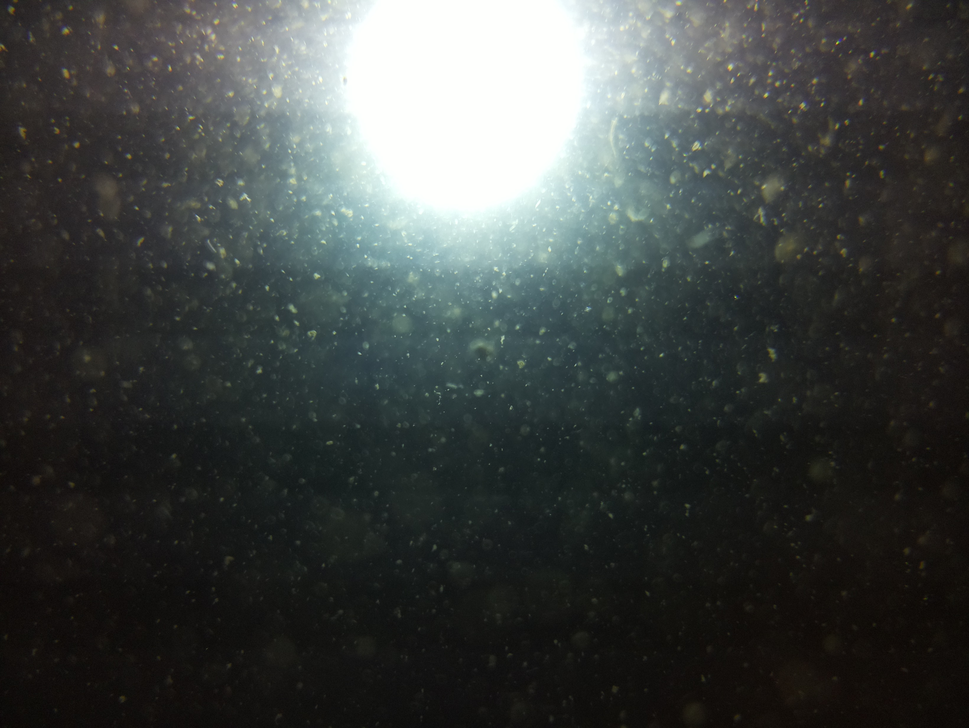
#> input picture documentation/resources/rhein_2.png, 969 x 728 px, shrunk from 3280 x 2464 before the run
$ python main.py
#> lines starting #> are read from the running program, lines starting #| are printed output that depends on the picture; after the words box and inside, x2 and y2 are one past the last pixel; in counts of white or black regions, pixels touching at a corner belong together
import cv2 as cv
import sys

import matplotlib.pyplot as plt

# cam = cv.VideoCapture(0)
# retval, frame = cam.read()
# if retval != True:
#    raise ValueError("Can't read frame")
in_path = "../../documentation/resources/"
in_fname = "rhein_2.png"

img = cv.imread(in_path+in_fname)
#> img is the input picture: shape (728, 969, 3); mean B, G, R 66.5, 68.2, 64.1
img_bw = cv.cvtColor(img, cv.COLOR_BGR2GRAY)
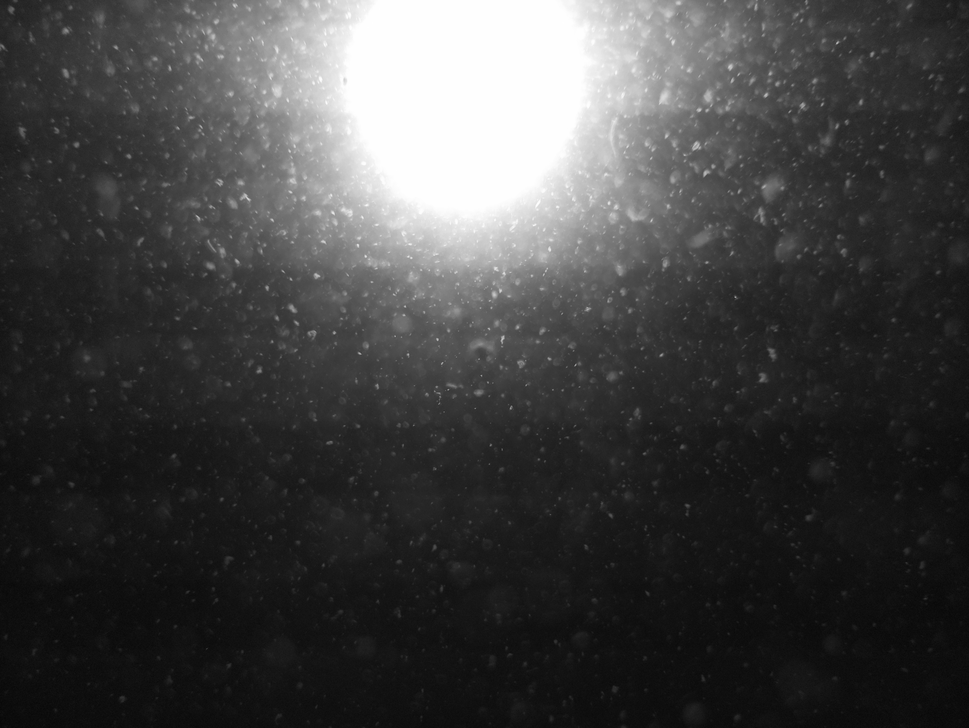
#> img_bw: shape (728, 969); min 7, max 255, mean 66.7
den = cv.fastNlMeansDenoising(img_bw, 10, 10, 7, 21)
cv.imwrite("out/den.png", den)

edges = cv.Canny(img, 100, 200)
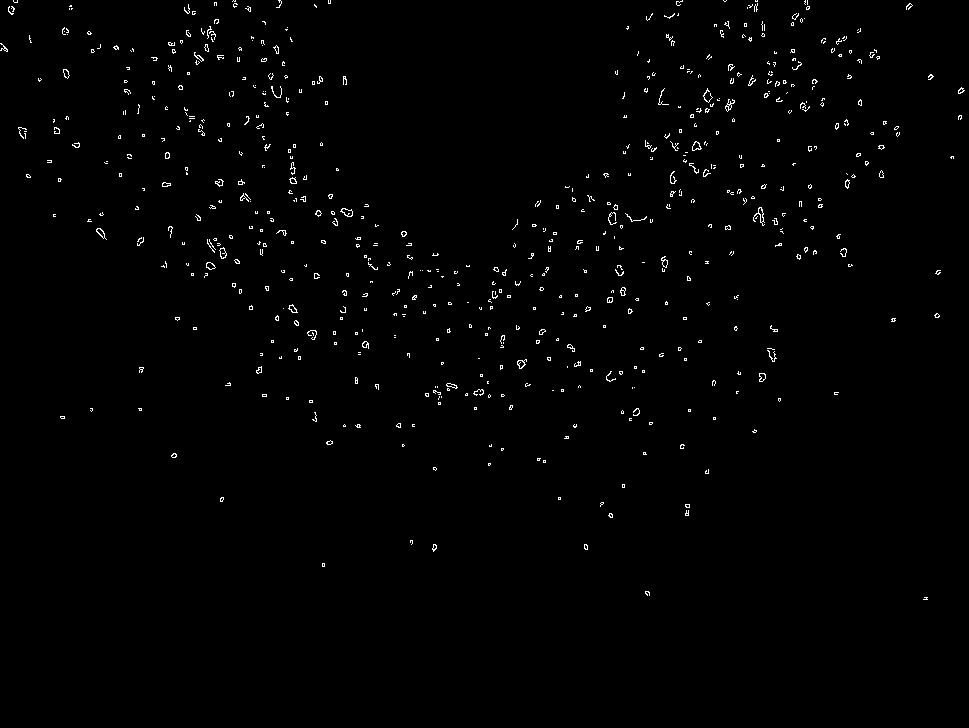
#> edges: shape (728, 969); 0.98% white in thin lines or dots, all inside (x1, y1, x2, y2) = (0, 0, 965, 600)
cv.imwrite(f"out/out_img_edges.png", edges)

img_bin = cv.adaptiveThreshold(den, 255, cv.ADAPTIVE_THRESH_GAUSSIAN_C, cv.THRESH_BINARY, 11, 2)
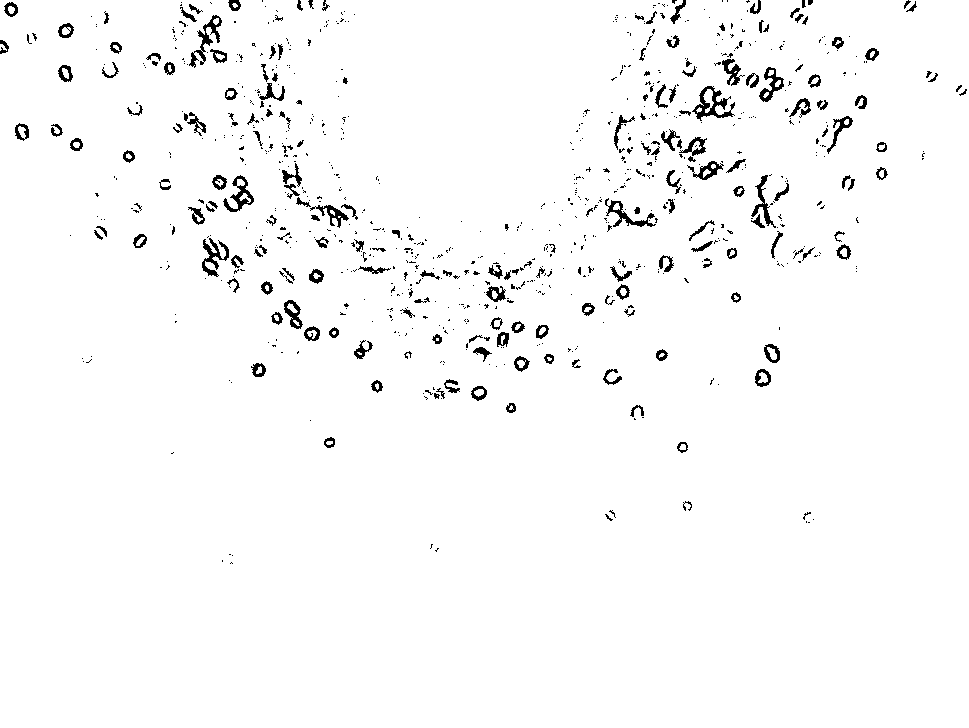
#> img_bin: shape (728, 969); 97.4% white; 864 black regions (672 under 20 px), largest, box (x1, y1, x2, y2) and area: (692, 86, 735, 121) 535, (189, 15, 222, 68) 445, (202, 238, 229, 277) 409
img_bin = cv.bitwise_not(img_bin)
#> img_bin: shape (728, 969); 2.6% white; 864 white regions (672 under 20 px)
cv.imwrite(f"out/out_img_bin.png", img_bin)

(cnt, hierarchy) = cv.findContours(
    img_bin.copy(), cv.RETR_EXTERNAL, cv.CHAIN_APPROX_NONE)  # cv.CHAIN_APPROX_SIMPLE
#> cnt = 863 contours, 723 with area under 20; largest, box (x1, y1, x2, y2) and area: (692, 86, 735, 121) 596, (223, 175, 254, 212) 418, (189, 15, 222, 68) 363, (759, 67, 784, 102) 349, (605, 198, 656, 227) 318
cnt = tuple(filter(lambda x: (cv.minEnclosingCircle(x)[1]) > 0, cnt))

img_contours = cv.cvtColor(img, cv.COLOR_BGR2RGB)
cv.drawContours(img_contours, cnt, -1, (0, 255, 0), 1)
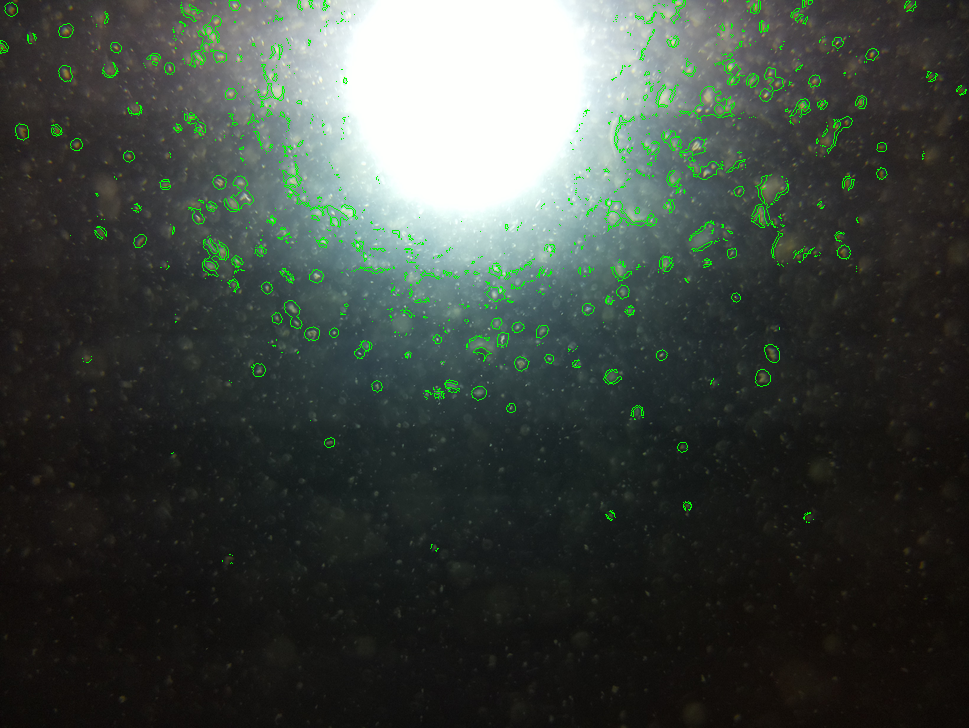
#> img_contours: shape (728, 969, 3); mean R, G, B 62.7, 70.4, 65
cv.imwrite("out/cont.png", img_contours)

areas = [cv.minEnclosingCircle(x)[1] for x in cnt]
#> areas = 863 values, max 28.47 at index 823, min 0.0001 at index 2, mean 2.36

n, bins, patches = plt.hist(areas, 50, density=True, facecolor='g', alpha=0.75)
#> n = 50 values, max 0.779 at index 0, min 0 at index 25, mean 0.0351; bins = 51 values from 0.0001 to 28.47; patches = 50 items

plt.xlabel('pixel count')
plt.ylabel('Occurrence')
plt.title(f'Histogram of speck area ({len(cnt)} specks)')
plt.grid(True)
plt.xlim(0, 60)
plt.yscale('log')
plt.savefig(f"out/plt_{in_fname}")
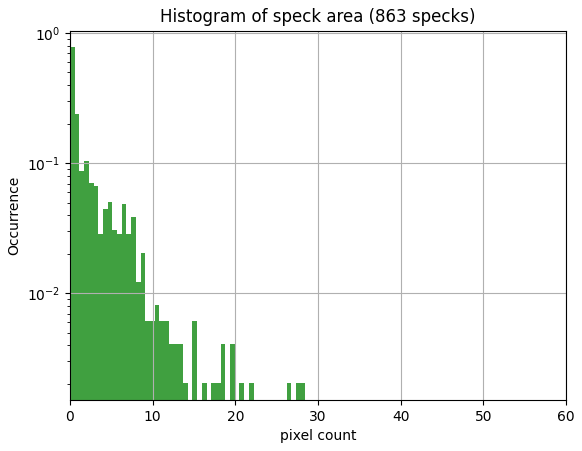
#> figure drawn by matplotlib, 1 panel; tallest bar 0.779 high, from x = 0.0001 to 0.569
plt.show()
